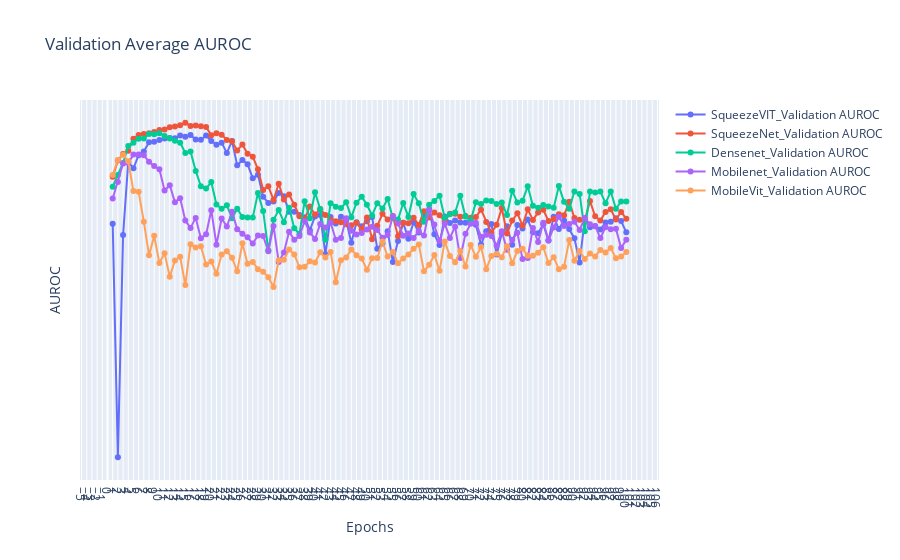

The notebook cell this image was saved under:
### Code cell
import plotly.graph_objects as go

# Create the interactive plot
fig = go.Figure()
for exps in val_auroc_data.keys():
    # plt.plot(epochs, loss_data[exps][0], label=exps + 'Train Loss', marker='o')
    # plt.plot(epochs, loss_data[exps][1], label=exps + 'Validation Loss', marker='o')
    # fig.add_trace(go.Scatter(x=epochs, y=auroc_data[exps][0], mode='lines+markers', name=exps + '_Train Loss'))
    fig.add_trace(go.Scatter(x=epochs, y=val_auroc_data[exps], mode='lines+markers', name=exps + '_Validation AUROC'))
# fig.add_trace(go.Scatter(x=epochs, y=train_loss, mode='lines+markers', name='Train Loss'))
# fig.add_trace(go.Scatter(x=epochs, y=val_loss, mode='lines+markers', name='Validation Loss'))

fig.update_layout(
    title='Validation Average AUROC',
    xaxis_title='Epochs',
    yaxis_title='AUROC',
    xaxis=dict(tickmode='linear'),
    yaxis=dict(tickmode='linear'),
    # legend=dict(x=0, y=1),
    # grid=dict(),
)

fig.show()
